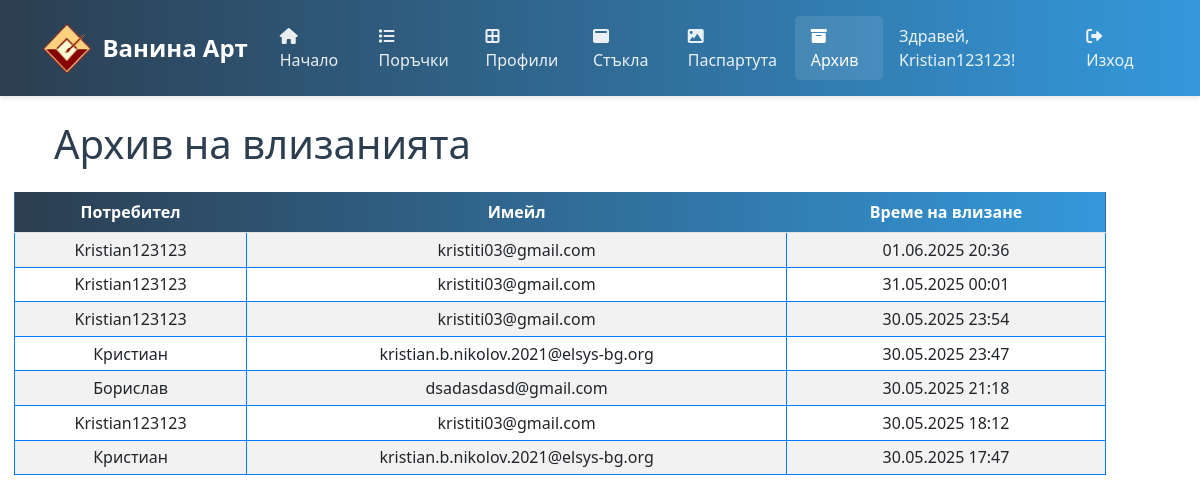
The app's page /archives (signed in) with its own data.
### tables this page shows
CREATE TABLE users (
            id INTEGER PRIMARY KEY AUTOINCREMENT,
            username TEXT UNIQUE NOT NULL,
            email TEXT UNIQUE NOT NULL,
            password_hash TEXT NOT NULL,
            is_verified BOOLEAN DEFAULT 0,
            created_at TIMESTAMP DEFAULT CURRENT_TIMESTAMP
        );

CREATE TABLE login_logs (
            id INTEGER PRIMARY KEY AUTOINCREMENT,
            user_id INTEGER NOT NULL,
            username TEXT NOT NULL,
            login_time TIMESTAMP DEFAULT CURRENT_TIMESTAMP,
            FOREIGN KEY (user_id) REFERENCES users (id)
        );

### app.py (the view)
@app.route('/archives')
@login_required
def archives():
    if not User.is_admin_email(current_user.email):
        flash('Нямате достъп до тази страница!', 'danger')
        return redirect(url_for('home'))
    logs = User.get_login_logs()
    return render_template('archives.html', logs=logs)

### app.py (called while the page is built)
@login_manager.user_loader
def load_user(user_id):
    return User.get(user_id)

@app.before_request
def initialize_database():
    global db_initialized
    if not db_initialized:
        init_db()
        db_initialized = True

### database.py (called while the page is built)
def get_db_connection():
    conn = sqlite3.connect('database.db')
    conn.row_factory = sqlite3.Row
    return conn

### models.py (called while the page is built)
    @staticmethod
    def get(user_id):
        conn = get_db_connection()
        user = conn.execute('SELECT * FROM users WHERE id = ?', (user_id,)).fetchone()
        conn.close()
        if user:
            return User(user['id'], user['username'], user['email'],
                       user['password_hash'], user['is_verified'])
        return None

    @staticmethod
    def get_login_logs(limit=50):
        conn = get_db_connection()
        logs = conn.execute('''
            SELECT l.*, u.email
            FROM login_logs l
            JOIN users u ON l.user_id = u.id
            ORDER BY l.login_time DESC
            LIMIT ?
        ''', (limit,)).fetchall()
        conn.close()
        bulgaria_tz = pytz.timezone('Europe/Sofia')
        formatted_logs = []
        for log in logs:
            log_dict = dict(log)
            if 'login_time' in log_dict:
                dt = datetime.strptime(log_dict['login_time'], '%Y-%m-%d %H:%M:%S')
                dt = dt.replace(tzinfo=timezone.utc)
                local_dt = dt.astimezone(bulgaria_tz)
                log_dict['login_time'] = local_dt.strftime('%d.%m.%Y %H:%M')
            formatted_logs.append(log_dict)
        return formatted_logs

    @staticmethod
    def is_admin_email(email):
        conn = get_db_connection()
        admin = conn.execute('''
            SELECT * FROM admin_emails
            WHERE email = ? AND is_active = 1
        ''', (email,)).fetchone()
        conn.close()
        return admin is not None

### templates/archives.html (shortened to what this page needs)
{% extends "base.html" %}
{% block content %}
<div class="container">
    <h1 class="mb-4">Архив на влизанията</h1>
    <div class="table-responsive">
        <table class="table table-striped">
            <thead>
                <tr>
                    <th>Потребител</th>
                    <th>Имейл</th>
                    <th>Време на влизане</th>
                </tr>
            </thead>
            <tbody>
                {% for log in logs %}
                <tr>
                    <td>{{ log.username }}</td>
                    <td>{{ log.email }}</td>
                    <td>{{ log.login_time }}</td>
                </tr>
                {% endfor %}
            </tbody>
        </table>
    </div>
</div>
{% endblock %}

### templates/base.html (shortened to what this page needs)
<!DOCTYPE html>
<html lang="bg">
<head>
    <link href="https://cdn.jsdelivr.net/npm/bootstrap@5.3.0/dist/css/bootstrap.min.css" rel="stylesheet">
    <link href="https://cdnjs.cloudflare.com/ajax/libs/font-awesome/6.0.0/css/all.min.css" rel="stylesheet">
    <link href="{{ url_for('static', filename='css/glasses.css') }}" rel="stylesheet">
    {% block styles %}
    <link rel="stylesheet" href="{{ url_for('static', filename='css/interface.css') }}">
    {% endblock %}
</head>
<body>
    <nav class="navbar navbar-expand-lg navbar-dark">
        <div class="container">
            <a class="navbar-brand d-flex align-items-center" href="{{ url_for('home') }}">
                <img src="{{ url_for('static', filename='Logo.jpg') }}" alt="Vanina Art Logo">
                <span>Ванина Арт</span>
            </a>
            <div class="collapse navbar-collapse" id="navbarNav">
                <ul class="navbar-nav ms-auto">
                    <li class="nav-item">
                        <a class="nav-link {% if request.endpoint == 'home' %}active{% endif %}" href="{{ url_for('home') }}">
                            <i class="fas fa-home"></i> Начало
                        </a>
                    </li>
                    <li class="nav-item">
                        <a class="nav-link {% if request.endpoint == 'interface' %}active{% endif %}" href="{{ url_for('interface') }}">
                            <i class="fas fa-list"></i> Поръчки
                        </a>
                    </li>
                    <li class="nav-item">
                        <a class="nav-link {% if request.endpoint == 'profiles' %}active{% endif %}" href="{{ url_for('profiles') }}">
                            <i class="fas fa-border-all"></i> Профили
                        </a>
                    </li>
                    <li class="nav-item">
                        <a class="nav-link {% if request.endpoint == 'glasses' %}active{% endif %}" href="{{ url_for('glasses') }}">
                            <i class="fas fa-window-maximize"></i> Стъкла
                        </a>
                    </li>
                    <li class="nav-item">
                        <a class="nav-link {% if request.endpoint == 'passepartouts' %}active{% endif %}" href="{{ url_for('passepartouts') }}">
                            <i class="fas fa-image"></i> Паспартута
                        </a>
                    </li>
                    {% if current_user.is_authenticated and current_user.is_admin_email %}
                    <li class="nav-item">
                        <a class="nav-link {% if request.endpoint == 'archives' %}active{% endif %}" href="{{ url_for('archives') }}">
                            <i class="fas fa-archive"></i> Архив
                        </a>
                    </li>
                    {% endif %}
                    {% if current_user.is_authenticated %}
                        <li class="nav-item">
                            <span class="nav-link">Здравей, {{ current_user.username }}!</span>
                        </li>
                        <li class="nav-item">
                            <a class="nav-link" href="{{ url_for('logout') }}">
                                <i class="fas fa-sign-out-alt"></i> Изход
                            </a>
                        </li>
                    {% endif %}
                </ul>
            </div>
        </div>
    </nav>
    <div class="container mt-4">
        {% block content %}{% endblock %}
    </div>
</body>
</html>

### static/css/glasses.css (style rules this page uses)
.navbar-brand { font-size: 1.5rem; font-weight: bold; }
.navbar { background: linear-gradient(to right, #2c3e50, #3498db) !important; padding: 1rem 0; box-shadow: 0 2px 4px rgba(0,0,0,0.1); }
.navbar-brand img { height: 50px; margin-right: 10px; }
.nav-link { color: rgba(255,255,255,0.9) !important; font-weight: 500; padding: 0.5rem 1rem !important; transition: all 0.3s ease; }
.nav-link.active { color: #fff !important; background: rgba(255,255,255,0.1); border-radius: 5px; }
.nav-link i { margin-right: 5px; }
h1, .lead { color: #2c3e50; }

### static/css/interface.css (style rules this page uses)
.table > tbody > tr > td { padding: 0.3rem; background-color: white; text-align: center; border: 1px solid #007bff; }
.table { background: linear-gradient(to right, #2c3e50, #3498db); }
.table th { background: transparent; color: white; text-align: center; }
.table-responsive { position: relative; overflow-x: auto; width: 100%; margin-left: -40px; padding-left: 0; overflow-y: hidden !important; scrollbar-width: none; }
body, html { overflow-x: hidden; }

### records on screen
users: username "Kristian123123"
login_logs: username "Kristian123123", email "kristiti03@gmail.com", login_time "01.06.2025 20:36"
login_logs: username "Kristian123123", email "kristiti03@gmail.com", login_time "31.05.2025 00:01"
login_logs: username "Kristian123123", email "kristiti03@gmail.com", login_time "30.05.2025 23:54"
login_logs: username "Кристиан", email "kristian.b.nikolov.2021@elsys-bg.org", login_time "30.05.2025 23:47"
login_logs: username "Борислав", email "dsadasdasd@gmail.com", login_time "30.05.2025 21:18"
login_logs: username "Kristian123123", email "kristiti03@gmail.com", login_time "30.05.2025 18:12"
login_logs: username "Кристиан", email "kristian.b.nikolov.2021@elsys-bg.org", login_time "30.05.2025 17:47"
